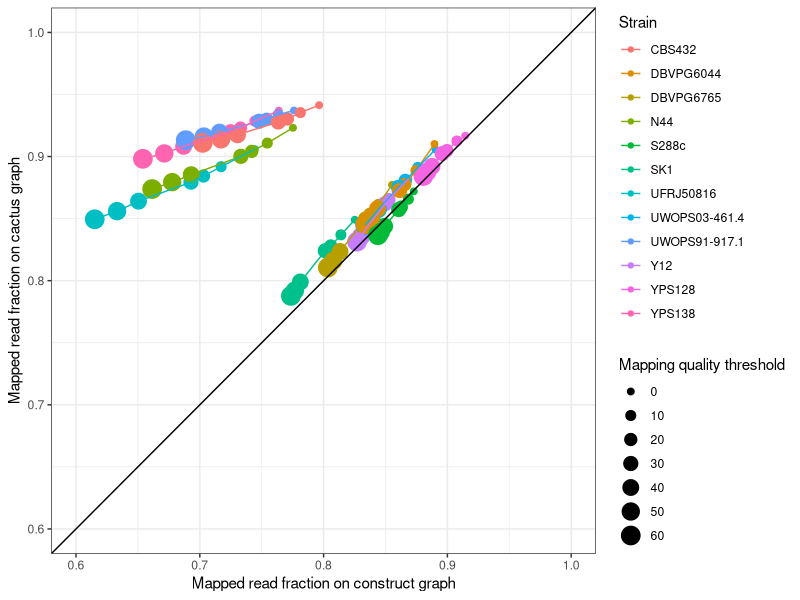
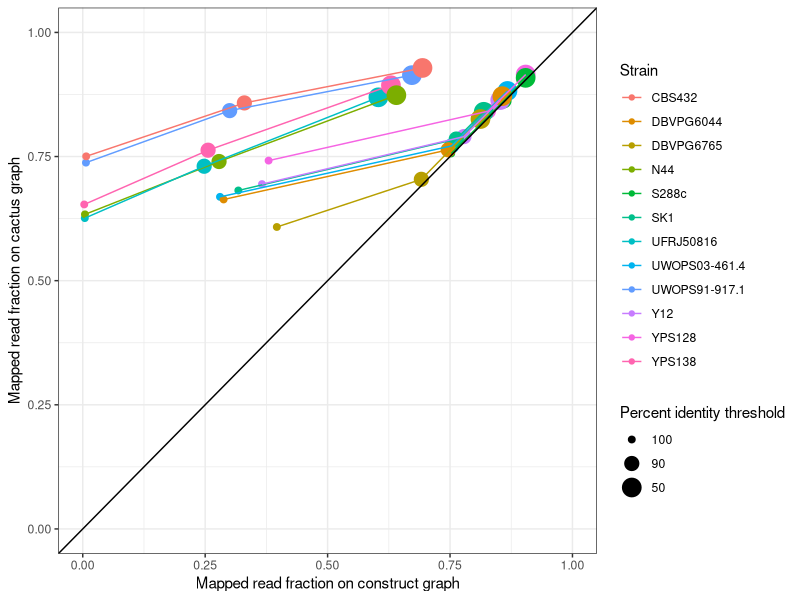
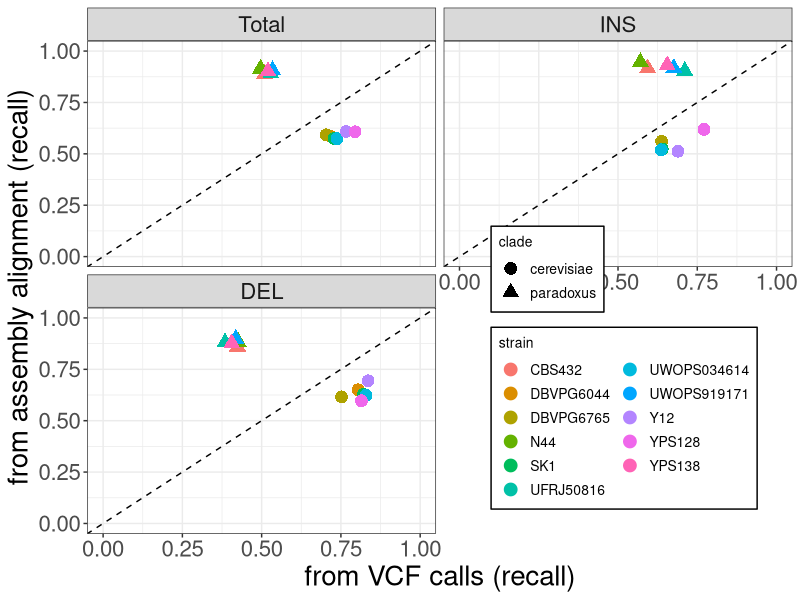
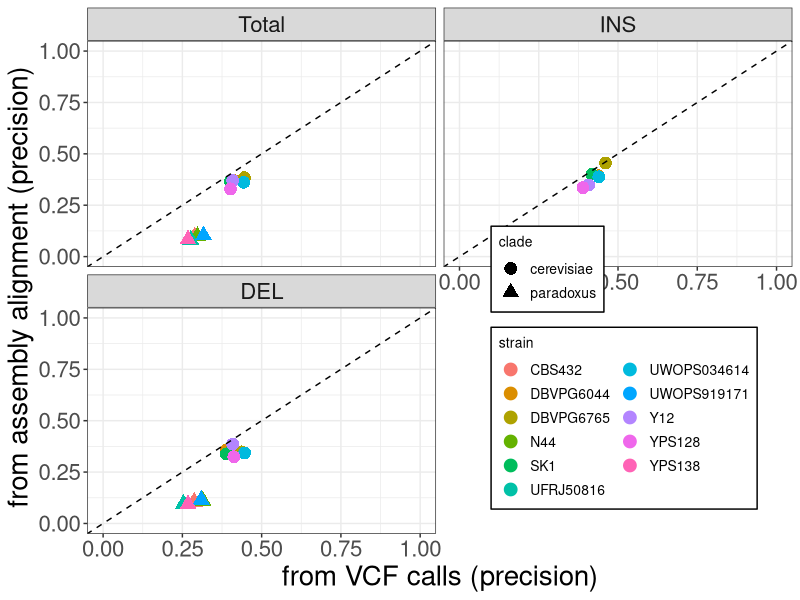

Source code (R) for these figures, in order:
library(tidyverse)
library(magrittr)

##############
#Read mapping#
##############

construct <- read_tsv("yeast.mapping.constructunion.all.tsv", col_names = c("mapq_gt0", "mapq_ge10", "mapq_ge20", "mapq_ge30", "mapq_ge40", "mapq_ge50", "mapq_ge60", "id_ge100", "id_ge90", "id_ge50", "all", "graph", "sample"))
cactus <- read_tsv("yeast.mapping.cactus.all.tsv", col_names = c("mapq_gt0", "mapq_ge10", "mapq_ge20", "mapq_ge30", "mapq_ge40", "mapq_ge50", "mapq_ge60", "id_ge100", "id_ge90", "id_ge50", "all", "graph", "sample"))

construct_new <- construct %>%
  gather("mapq_gt0", "mapq_ge10", "mapq_ge20", "mapq_ge30", "mapq_ge40", "mapq_ge50", "mapq_ge60", "id_ge100", "id_ge90", "id_ge50", key="filter", value="construct_number") %>%
  mutate(construct_fraction = construct_number / all) %>%
  select(sample, filter, construct_fraction)

cactus_new <- cactus %>%
  gather("mapq_gt0", "mapq_ge10", "mapq_ge20", "mapq_ge30", "mapq_ge40", "mapq_ge50", "mapq_ge60", "id_ge100", "id_ge90", "id_ge50", key="filter", value="cactus_number") %>%
  mutate(cactus_fraction = cactus_number / all) %>%
  select(sample, filter, cactus_fraction)

# Mapping quality plot
svg('yeast-mapping-quality.svg', 8, 7)
construct_new %>%
  inner_join(cactus_new, by=c("sample", "filter")) %>%
  filter(filter %in% c("mapq_gt0", "mapq_ge10", "mapq_ge20", "mapq_ge30", "mapq_ge40", "mapq_ge50", "mapq_ge60")) %>%
  mutate(filter = factor(filter, levels = c("mapq_gt0", "mapq_ge10", "mapq_ge20", "mapq_ge30", "mapq_ge40", "mapq_ge50", "mapq_ge60"), labels = c("0", "10", "20", "30", "40", "50", "60"))) %>%
  ggplot(aes(construct_fraction, cactus_fraction, color=sample)) +
  geom_point(aes(size=filter)) +
  geom_line() +
  labs(color="Strain", size="Mapping quality threshold", x="Mapped read fraction on construct graph", y="Mapped read fraction on cactus graph") +
  coord_cartesian(xlim=c(0.6,1), ylim=c(0.6,1)) +
  geom_abline(intercept=0) +
  theme_bw()
dev.off()

# Mapping percent identity plot
svg('yeast-mapping-identity.svg', 8, 7)
construct_new %>%
  inner_join(cactus_new, by=c("sample", "filter")) %>%
  filter(filter %in% c("id_ge100", "id_ge90", "id_ge50")) %>%
  mutate(filter = factor(filter, levels = c("id_ge100", "id_ge90", "id_ge50"), labels = c("100", "90", "50"))) %>%
  ggplot(aes(construct_fraction, cactus_fraction, color=sample)) +
  geom_point(aes(size=filter)) +
  geom_line() +
  labs(color="Strain", size="Percent identity threshold", x="Mapped read fraction on construct graph", y="Mapped read fraction on cactus graph") +
  coord_cartesian(xlim=c(0,1), ylim=c(0,1)) +
  geom_abline(intercept=0) +
  theme_bw()
dev.off()

###############
#SV genotyping#
###############

df = read.table('yeast.accuracy.constructunion.all.tsv', as.is=TRUE)
colnames(df) = c('graph', 'strain', 'SVtype', 'TP', 'TP.baseline', 'FP', 'FN', 'precision', 'recall', 'F1')

## Clades
df %<>% mutate(clade=ifelse(strain %in% c("UWOPS919171","UFRJ50816","YPS138","N44","CBS432"), 'paradoxus', 'cerevisiae'))

## Figures
svg('yeast-recall.svg', 8, 8)
df %>% select(recall, graph, SVtype, strain, clade) %>%
  spread(graph, recall) %>%
  mutate(SVtype=factor(SVtype, levels=c('Total', 'INS', 'DEL'))) %>%
  ggplot(aes(x=construct, y=cactus, color=strain, shape=clade)) +
  geom_point(size=4) +
  facet_wrap(~SVtype, ncol=2) +
  geom_abline(linetype=2) +
  xlim(0,1) + ylim(0,1) + 
  theme_bw() +
  theme(text=element_text(size=20),
        legend.text=element_text(size=10),
        legend.title=element_text(size=10),
        legend.position=c(.95,.05),
        legend.justification=c(1,0),
        legend.background=element_rect(colour='black')) + 
  guides(col = guide_legend(nrow = 6)) + 
  xlab('from VCF calls (recall)') +
  ylab('from assembly alignment (recall)')
dev.off()

svg('yeast-precision.svg', 8, 8)
df %>% select(precision, graph, SVtype, strain, clade) %>%
  spread(graph, precision) %>%
  mutate(SVtype=factor(SVtype, levels=c('Total', 'INS', 'DEL'))) %>%
  ggplot(aes(x=construct, y=cactus, color=strain, shape=clade)) +
  geom_point(size=4) +
  facet_wrap(~SVtype, ncol=2) +
  geom_abline(linetype=2) +
  xlim(0,1) + ylim(0,1) + 
  theme_bw() +
  theme(text=element_text(size=20),
        legend.text=element_text(size=10),
        legend.title=element_text(size=10),
        legend.position=c(.95,.05),
        legend.justification=c(1,0),
        legend.background=element_rect(colour='black')) + 
  guides(col = guide_legend(nrow = 6)) + 
  xlab('from VCF calls (precision)') +
  ylab('from assembly alignment (precision)')
dev.off()
